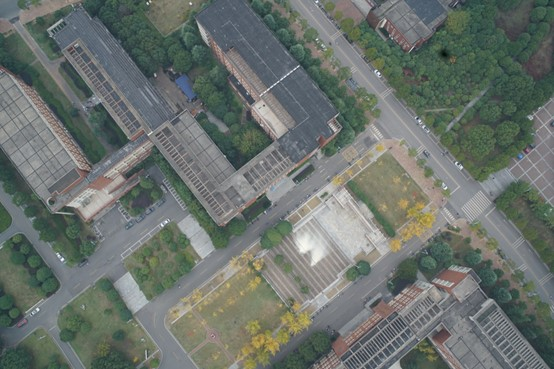
%> input picture 1图像灰度化/image.jpg, 554 x 369 px
$ octave code.m   (GNU Octave 9; MATLAB toolbox functions it lacks are replaced by stand-ins)
%> lines starting %> are read from the running program, lines starting %| are printed output that depends on the picture
% 读取图像
img = imread('image.jpg');
%> img is the input picture: size 369x554x3 uint8; mean R, G, B 106.7, 114.2, 108.5
% 使用函数将彩色图像转为灰度图像
img_gray1 = rgb2gray(img);
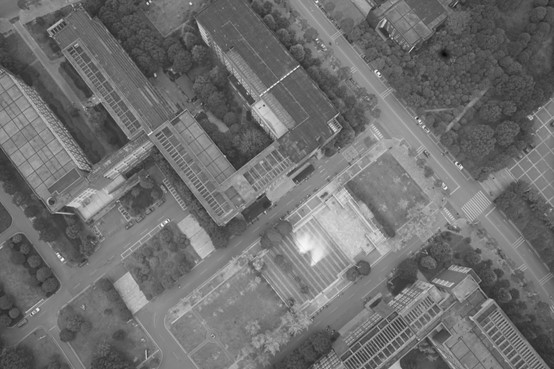
%> img_gray1: size 369x554 uint8; min 10, max 253, mean 111.3
% 提取R、G、B值
R = img(:,:,1);
G = img(:,:,2);
B = img(:,:,3);
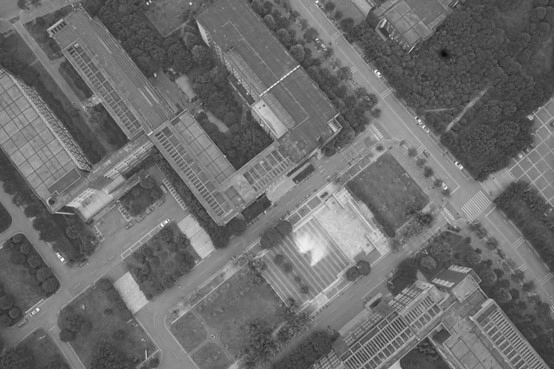
%> B: size 369x554 uint8; min 6, max 255, mean 108.5
% 使用公式将彩色图像转为灰度图像
img_gray2 = 0.299*R+0.587*G+0.114*B ;
% 显示图片
subplot(1,2,1),imshow(img_gray1),title('函数方法')
subplot(1,2,2),imshow(img_gray2),title('公式方法')
% 保存图片
imwrite(img_gray1, 'gray_image.jpg');
